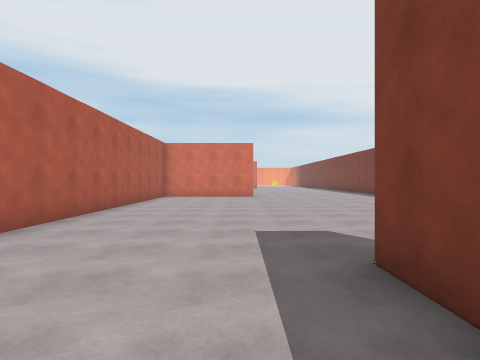
view 1 (above)

24 first-person views from a walk through a 3-D level made in the Unity game engine. The camera is 1.4 m above the floor, looks level and sees 75° across. The floor is counted in squares, 2 m on a side. Each view is taken from the middle of a square. On the plan, view 1 faces up. The plan holds only what a view shows up to about 10 squares ahead; the rest is blank. The place goes on beyond the plan. The player character is not drawn.

view 2
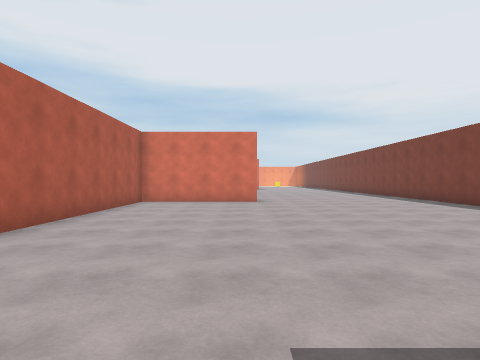

view 3
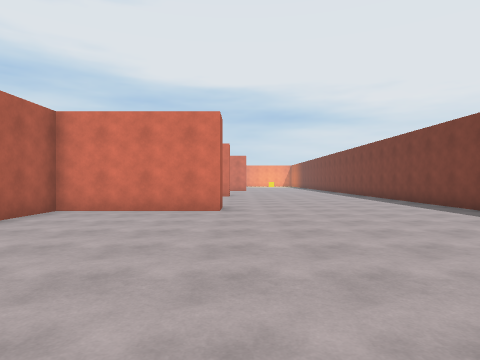

view 4
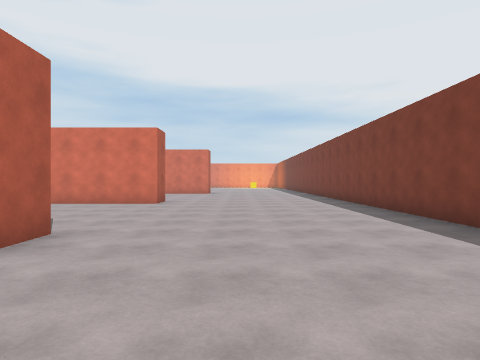

view 5
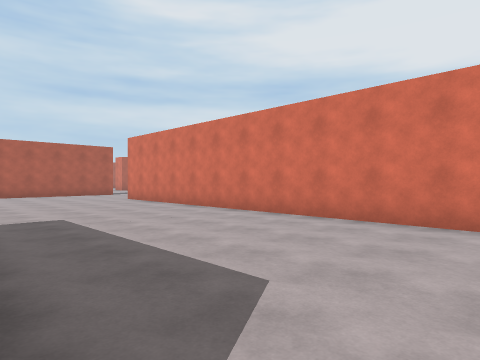

view 6
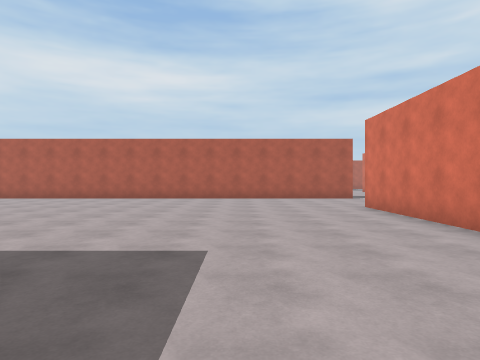

view 7
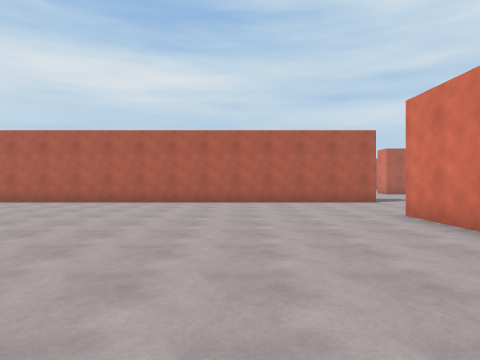

view 8
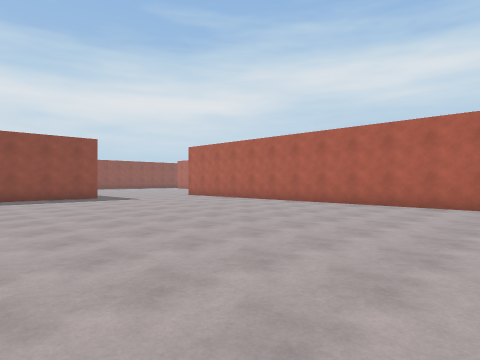

view 9
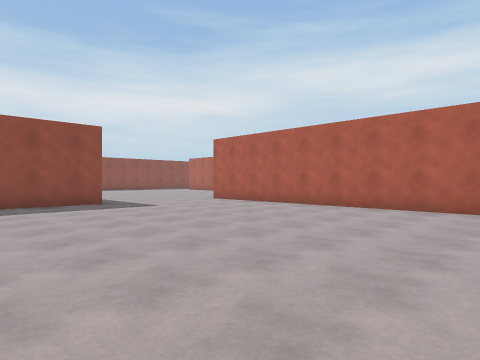

view 10
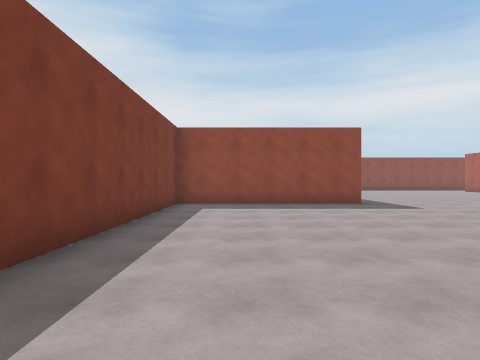

view 11
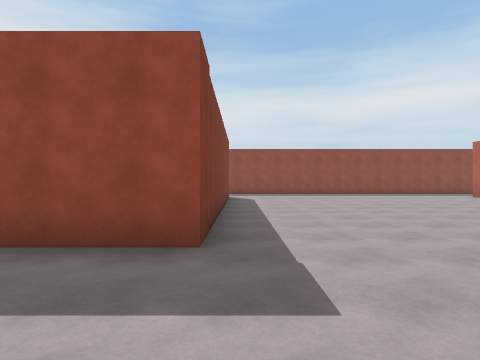

view 12
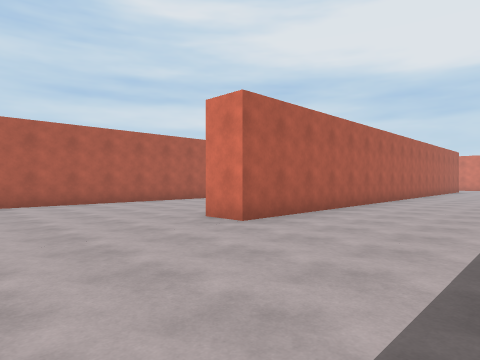

view 13
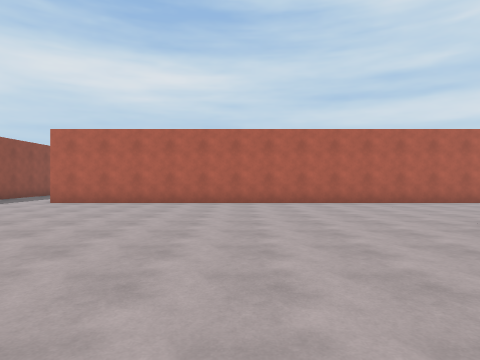

view 14
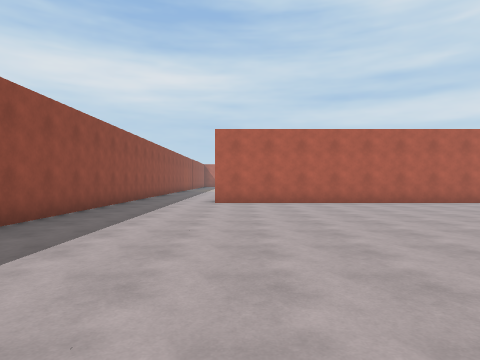

view 15
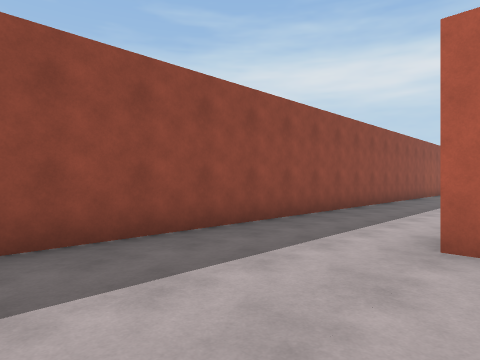

view 16
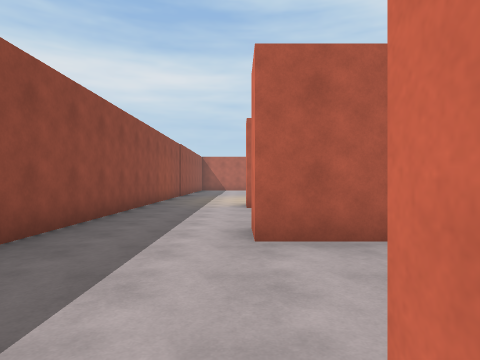

view 17
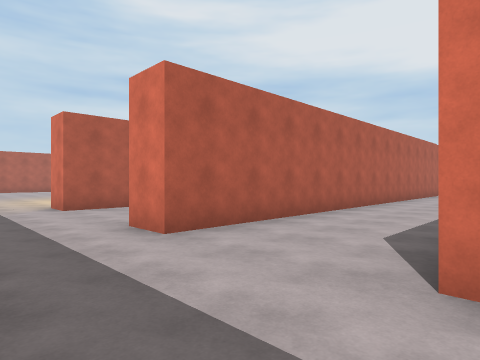

view 18
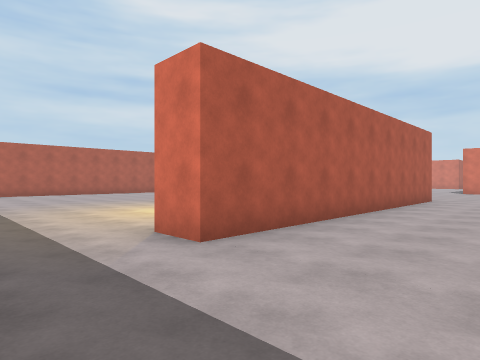

view 19
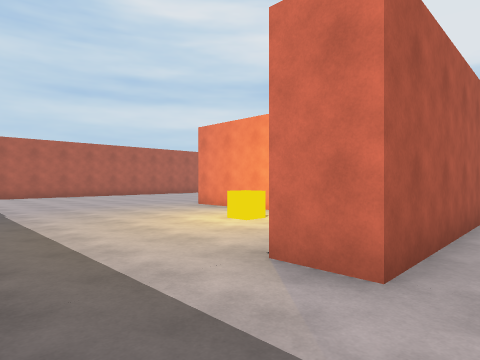

view 20
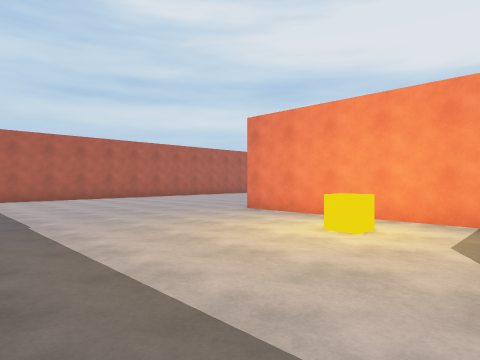

view 21
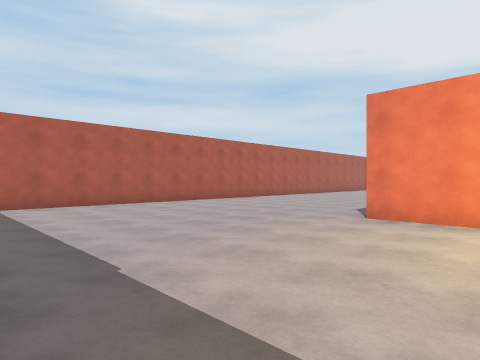

view 22
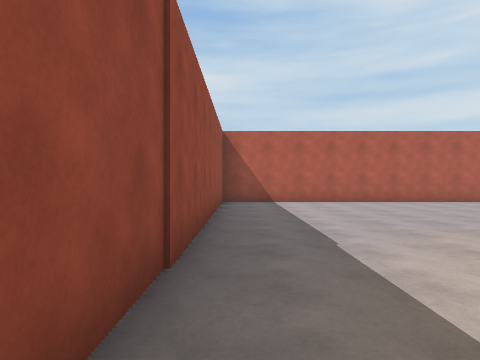

view 23
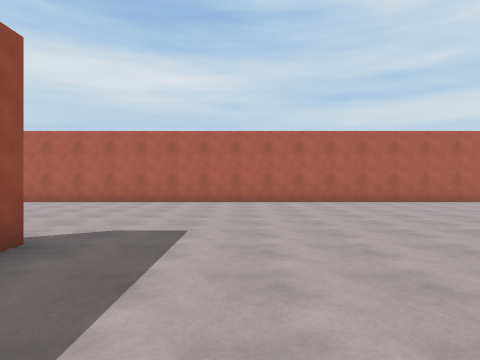

view 24
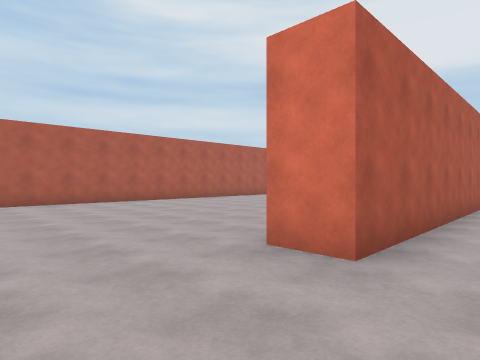

### Floor plan
Points are (right, up) in squares from view 1. A wall is a line through its corners. A room is listed if a view was taken in it or the views show most of it. See-through windows are left out.
Room 1 (views 1, 2, 3, 4, 5, 6, 7, 8, 9, 10, 11, 12, 13, 14, 15)
walls: (-9.6, -3.5) (-9.6, 2.8) (-4.2, 2.8) (-4.2, 9.6); (1.2, 1.5) (1.2, 2.8); (-19.5, 6.4) (-19.5, -6.9); (0.6, 14.1) (0.6, 13) (-3.1, 13) (-3.1, 4); (-13.8, 20.2) (-13.8, 2.8) (-14.8, 2.8); (6.5, 11.4) (6.5, 20); (0.6, 20) (0.6, 19.3) (-10.1, 19.3); (-19.6, -9.6) (-14.6, -9.6)
ways out: opening at (-20, -8) to room 2
Room 2 (views 16, 17, 18, 19, 20, 21, 22, 23, 24)
walls: (-27.8, 2.4) (-27.8, -6.8) (-28.9, -6.8); (-32.2, 9.1) (-32.2, 2.6) (-33.2, 2.6); (-34.5, -2.3) (-34, -2.3); (-29.8, -3.3) (-34.5, -3.3); (-23.5, 1.6) (-23.5, -6.8) (-24.6, -6.8); (-40.9, 7.6) (-40.9, -9.6) (-31.8, -9.6); (-30, -9.6) (-19.6, -9.6)
ways out: opening at (-20, -8) to room 1
objects: cube (-31, -5)

Positions as (right, up) in squares from view 1, and headings:
1: (0, 0), facing up
2: (0, 3), facing up
3: (1, 6), facing up
4: (3, 10), facing up
5: (1, 14), facing up-left
6: (-2, 16), facing left
7: (-4, 16), facing left
8: (-5, 15), facing down-left
9: (-6, 12), facing down-left
10: (-6, 12), facing down
11: (-10, 6), facing down
12: (-10, -1), facing up-left
13: (-10, -1), facing left
14: (-10, -6), facing left
15: (-16, -6), facing down-left
16: (-20, -7), facing left
17: (-20, -9), facing up-left
18: (-25, -9), facing up-left
19: (-27, -9), facing up-left
20: (-29, -9), facing up-left
21: (-32, -9), facing up-left
22: (-31, -9), facing left
23: (-31, 0), facing left
24: (-31, 0), facing up-left
